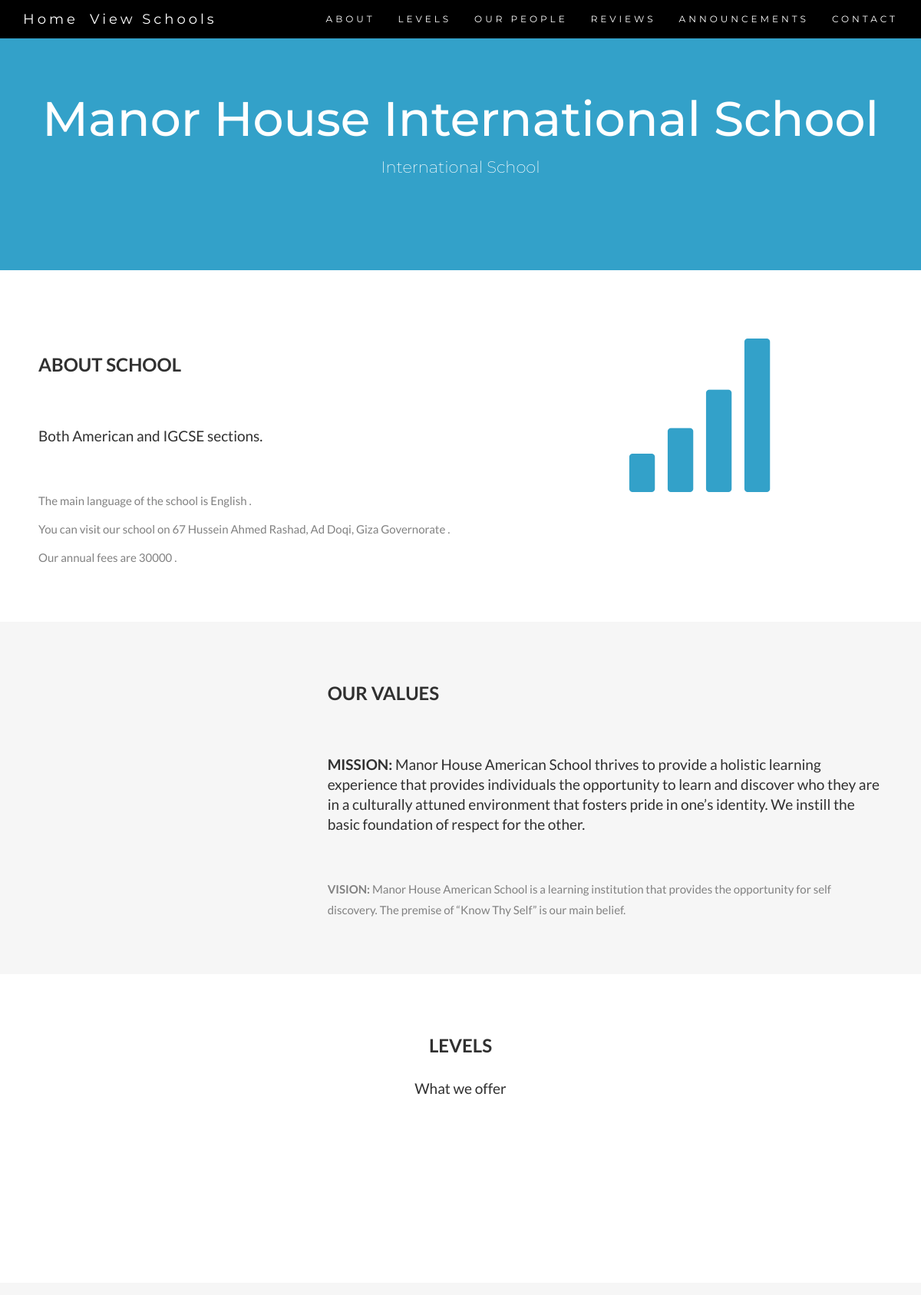
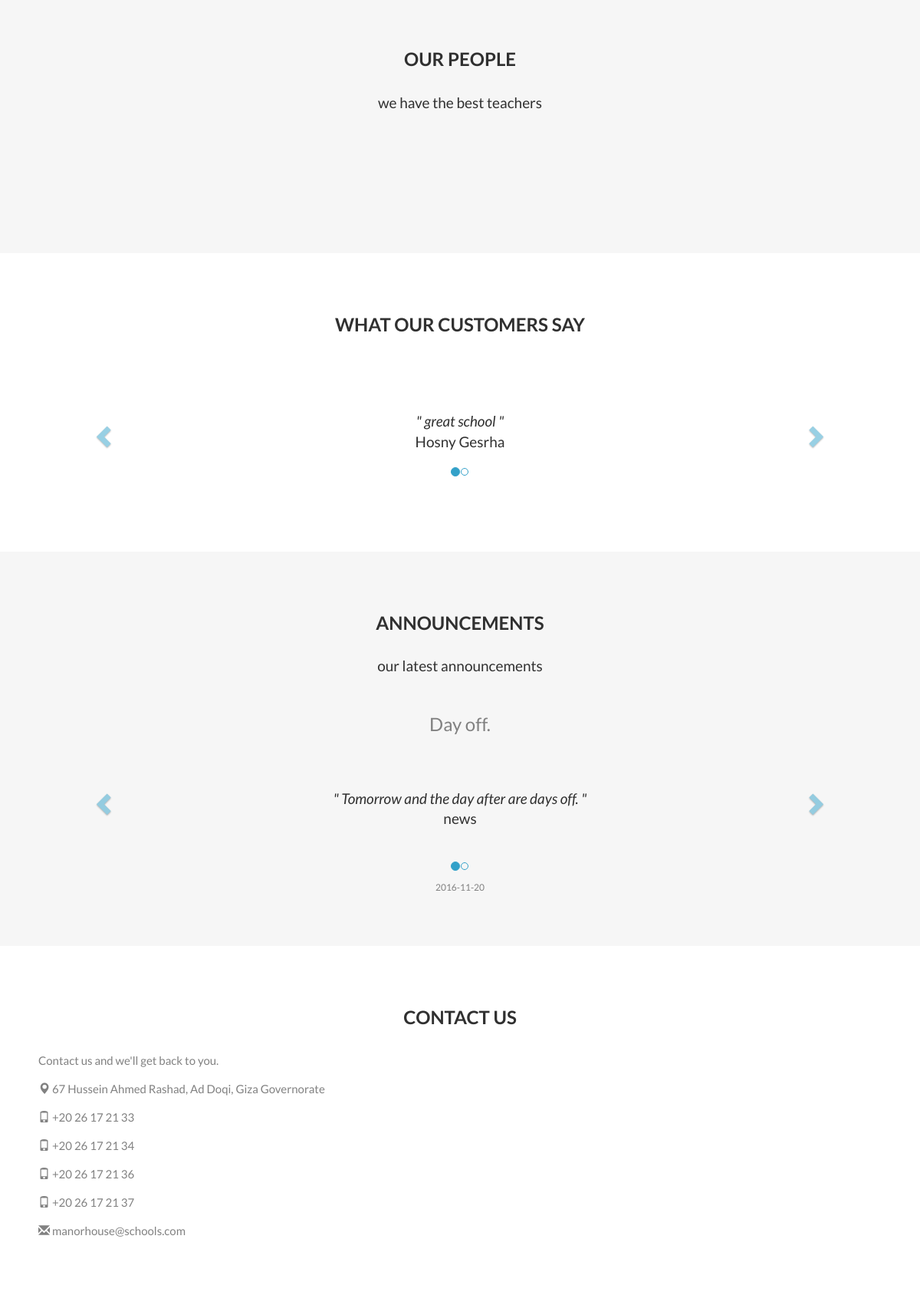
The page /website/school-info.php?id=1 on the database its author committed (2 pictures, top to bottom).
### tables this page shows
CREATE TABLE Schools (
	id INT PRIMARY KEY AUTO_INCREMENT, 
	name VARCHAR(200),
	address VARCHAR(200),  
	mission VARCHAR(500), 
	vision VARCHAR(500), 
	language VARCHAR(20), 
	general_info VARCHAR(2000), 
	fees INT, 
	type VARCHAR(20), 
	CHECK (type = 'national' OR type = 'National' OR type = 'international' OR type = 'International'),  
	email VARCHAR(50) UNIQUE 
);

CREATE TABLE Parent_Review_School (
	PRIMARY KEY (school_id, parent_id), 
	school_id INT, 
	parent_id INT, 
	review VARCHAR(200), 
	FOREIGN KEY (school_id) REFERENCES Schools(id) ON DELETE CASCADE, 
	FOREIGN KEY (parent_id) REFERENCES Parents(id) ON DELETE CASCADE 
);

CREATE TABLE Announcements
	(	
		PRIMARY KEY (title, announcement_date, school_id),
		title varchar(200),
		announcement_date date,
		school_id INT,
		type varchar(200),
		description varchar(1000),
		admin_id int,	 
		FOREIGN KEY (school_id) REFERENCES Schools(id) ON DELETE CASCADE,
		FOREIGN KEY (admin_id) REFERENCES Administrators(id) ON DELETE SET NULL

	);

CREATE TABLE Phone_School (
	PRIMARY KEY (school_id, phone),
	phone VARCHAR(100) UNIQUE, 
	school_id INT,
	FOREIGN KEY (school_id) REFERENCES Schools(id) ON DELETE CASCADE 
	
);

### website/school-info.php (the view, shortened to what this page needs)
<!DOCTYPE html>
<html lang="en">
<head>
  <link rel="stylesheet" href="https://maxcdn.bootstrapcdn.com/bootstrap/3.3.7/css/bootstrap.min.css">
</head>
<body id="myPage" data-spy="scroll" data-target=".navbar" data-offset="60">
  <?php
  $id = $_GET['id'];
  $school_name = $address = $mission = $vision = $language = $general_info = $fees = $type = $email = "";
  include  'connection-values.php';
  $stmt = mysqli_stmt_init($conn);
  if(!mysqli_stmt_prepare($stmt, 'CALL user_view_school_info(?)'))
  {
    print "Failed to prepare statement\n";
  }
  else
  {
    mysqli_stmt_bind_param($stmt, "i", $id);
    mysqli_stmt_execute($stmt);
    $result = mysqli_stmt_get_result($stmt);
    while ($row = mysqli_fetch_array($result, MYSQLI_NUM))
    {
      $school_name = $row[0];
      $address = $row[1];
      $mission = $row[2];
      $vision = $row[3];
      $language = $row[4];
      $general_info = $row[5];
      $fees = $row[6];
      $type = $row[7];
      $email = $row[8];
    }
  }
?>
  <nav class="navbar navbar-default navbar-fixed-top">
    <div class="container">
      <div class="collapse navbar-collapse" id="myNavbar">
      <a class="navbar-brand" href="index.php">Home</a>
       <a class="navbar-brand" href="view-schools.php">View Schools</a>
        <ul class="nav navbar-nav navbar-right">
          <li><a href="#about">ABOUT</a></li>
          <li><a href="#levels">LEVELS</a></li>
          <li><a href="#our_people">OUR PEOPLE</a></li>
          <li><a href="#reviews">REVIEWS</a></li>
          <li><a href="#announcements">ANNOUNCEMENTS</a></li>
          <li><a href="#contact">CONTACT</a></li>
        </ul>
      </div>
    </div>
  </nav>
  <div class="jumbotron text-center">
    <?php echo "<h1>$school_name</h1>"; ?>
    <?php echo "<p>$type School</p>"; ?>
  </div>
  <div id="about" class="container-fluid">
    <div class="row">
      <div class="col-sm-8">
        <h2>About School</h2><br>
        <?php echo "<h4>$general_info</h4><br>"; ?>
        <?php echo "<p> The main language of the school is $language .</p>"; ?>
        <?php echo "<p> You can visit our school on $address .</p>"; ?>
        <?php echo "<p> Our annual fees are $fees .</p>"; ?>
      </div>
      <div class="col-sm-4">
        <span class="glyphicon glyphicon-signal logo"></span>
      </div>
    </div>
  </div>
  <div class="container-fluid bg-grey">
    <div class="row">
      <div class="col-sm-4">
      </div>
      <div class="col-sm-8">
        <h2>Our Values</h2><br>
        <?php echo "<h4><strong>MISSION:</strong> $mission </h4><br>"; ?>
        <?php echo "<p><strong>VISION:</strong> $vision</p>"; ?>
      </div>
    </div>
  </div>
  <div id="levels" class="container-fluid text-center">
    <h2>LEVELS</h2>
    <h4>What we offer</h4>
    <br>
  </div>
  <div id="our_people" class="container-fluid text-center bg-grey">
    <h2>OUR PEOPLE</h2>
    <h4>we have the best teachers</h4>
    <br>
  </div>
  <div id="reviews" class="container-fluid text-center">
    <h2>What our customers say</h2>
    <div id="myCarousel" class="carousel slide text-center" data-ride="carousel">
      <ol class="carousel-indicators">
       <?php
       $stmt = mysqli_stmt_init($conn);
       if(!mysqli_stmt_prepare($stmt, 'CALL user_view_school_reviews(?)'))
       {
        print "Failed to prepare statement\n";
      }
      else
      {
        mysqli_stmt_bind_param($stmt, "i", $id);
        mysqli_stmt_execute($stmt);
        $result = mysqli_stmt_get_result($stmt);
        $count = 0;
        while ($row = mysqli_fetch_array($result, MYSQLI_NUM))
        {
          if($count == 0)
          {
            echo "<li data-target='#myCarousel' data-slide-to= $count class='active'></li>";
          }
          else
          {
            echo "<li data-target='#myCarousel' data-slide-to=$count></li>";
          }
          $count = $count + 1;
        }
      }
      ?>
    </ol>
    <div class="carousel-inner" role="listbox">
      <?php
      $stmt = mysqli_stmt_init($conn);
      if(!mysqli_stmt_prepare($stmt, 'CALL user_view_school_reviews(?)'))
      {
        print "Failed to prepare statement\n";
      }
      else
      {
        mysqli_stmt_bind_param($stmt, "i", $id);
        mysqli_stmt_execute($stmt);
        $result = mysqli_stmt_get_result($stmt);
        $count = 0;
        while ($row = mysqli_fetch_array($result, MYSQLI_NUM))
        {
          $cur_review = $row[0];
          $cur_parent = $row[1];
          if($count == 0)
          {
            echo " <div class='item active'>";
            echo "<h4> &quot $cur_review &quot <br><span style='font-style:normal;'> $cur_parent </span></h4>";
          }
          else
          {
            echo " <div class='item'>";
            echo "<h4> &quot $cur_review &quot <br><span style='font-style:normal;'> $cur_parent </span></h4>";
          }
          $count = $count + 1;
          echo '</div>';
        }
      }
      ?>
    </div>
    <a class="left carousel-control" href="#myCarousel" role="button" data-slide="prev">
      <span class="glyphicon glyphicon-chevron-left" aria-hidden="true"></span>
    </a>
    <a class="right carousel-control" href="#myCarousel" role="button" data-slide="next">
      <span class="glyphicon glyphicon-chevron-right" aria-hidden="true"></span>
    </a>
  </div>
</div>
  <div id="announcements" class="container-fluid text-center bg-grey">
    <h2>ANNOUNCEMENTS</h2>
    <h4>our latest announcements</h4>
    <div id="myCarousel2" class="carousel slide text-center" data-ride="carousel">
      <ol class="carousel-indicators">
       <?php
       $stmt = mysqli_stmt_init($conn);
       if(!mysqli_stmt_prepare($stmt, 'CALL user_view_announcement(?)'))
       {
        print "Failed to prepare statement\n";
      }
      else
      {
        mysqli_stmt_bind_param($stmt, "i", $id);
        mysqli_stmt_execute($stmt);
        $result = mysqli_stmt_get_result($stmt);
         $count = 0;
        while ($row = mysqli_fetch_array($result, MYSQLI_NUM))
        {
          if($count == 0)
          {
            echo "<li data-target='#myCarousel2' data-slide-to= $count class='active'></li>";
          }
          else
          {
            echo "<li data-target='#myCarousel2' data-slide-to=$count></li>";
          }
          $count = $count + 1;
        }
      }
      ?>
    </ol>
    <div class="carousel-inner" role="listbox">
      <?php
      $stmt = mysqli_stmt_init($conn);
      if(!mysqli_stmt_prepare($stmt, 'CALL user_view_announcement(?)'))
      {
        print "Failed to prepare statement\n";
      }
      else
      {
        mysqli_stmt_bind_param($stmt, "i", $id);
        mysqli_stmt_execute($stmt);
        $result = mysqli_stmt_get_result($stmt);
        $count = 0;
        while ($row = mysqli_fetch_array($result, MYSQLI_NUM))
        {
          $cur_title = $row[0];
          $cur_type = $row[1];
          $cur_description = $row[2];
          $cur_date = $row[3];
          if($count == 0)
          {
            echo " <div class='item active'>";
            echo "<h3><span style='font-style:normal;'> $cur_title </span></h3>";
           echo "<h4> &quot $cur_description &quot <br><span style='font-style:normal;'> $cur_type </span></h4>";
            echo "<h6>                  $cur_date <br></h6>";
          }
          else
          {
            echo " <div class='item'>";
            echo "<h3><span style='font-style:normal;'> $cur_title </span></h3>";
            echo "<h4> &quot $cur_description &quot <br><span style='font-style:normal;'> $cur_type </span></h4>";
            echo "<h6>                  $cur_date <br></h6>";
          }
          $count = $count + 1;
          echo '</div>';
        }
      }
      ?>
    </div>
    <a class="left carousel-control" href="#myCarousel2" role="button" data-slide="prev">
      <span class="glyphicon glyphicon-chevron-left" aria-hidden="true"></span>
    </a>
    <a class="right carousel-control" href="#myCarousel2" role="button" data-slide="next">
      <span class="glyphicon glyphicon-chevron-right" aria-hidden="true"></span>
    </a>
  </div>
</div>
<div id="contact" class="container-fluid">
  <h2 class="text-center">CONTACT US</h2>
  <div class="row">
    <div class="col-sm-5">
      <p>Contact us and we'll get back to you.</p>
      <?php echo "<p><span class='glyphicon glyphicon-map-marker'></span> $address </p>"; ?>
      <?php
      $stmt = mysqli_stmt_init($conn);
      if(!mysqli_stmt_prepare($stmt, 'CALL user_view_school_phones(?)'))
      {
        print "Failed to prepare statement\n";
      }
      else
      {
        mysqli_stmt_bind_param($stmt, "i", $id);
        mysqli_stmt_execute($stmt);
        $result = mysqli_stmt_get_result($stmt);
        while ($row = mysqli_fetch_array($result, MYSQLI_NUM))
        {
          $cur_phone = $row[0];
          echo "<p><span class='glyphicon glyphicon-phone'></span> $cur_phone </p>";
        }
      }
      ?>
      <?php echo "<p><span class='glyphicon glyphicon-envelope'></span> $email </p>" ?>
    </div>
  </div>
</div>
</body>
</html>

### website/school-info.php (style rules this page uses)
body { font: 400 15px Lato, sans-serif; line-height: 1.8; color: #818181; }
h2 { font-size: 24px; text-transform: uppercase; color: #303030; font-weight: 600; margin-bottom: 30px; }
h4 { font-size: 19px; line-height: 1.375em; color: #303030; font-weight: 400; margin-bottom: 30px; }
.jumbotron { background-color: #33A1C9; color: #fff; padding: 100px 25px; font-family: Montserrat, sans-serif; }
.container-fluid { padding: 60px 50px; }
.bg-grey { background-color: #f6f6f6; }
.logo { color: #33A1C9; font-size: 200px; }
.carousel-control.right, .carousel-control.left { background-image: none; color: #33A1C9; }
.carousel-indicators li { border-color: #33A1C9; }
.carousel-indicators li.active { background-color: #33A1C9; }
.item h4 { font-size: 19px; line-height: 1.375em; font-weight: 400; font-style: italic; margin: 70px 0; }
.item span { font-style: normal; }
.navbar { margin-bottom: 0; background-color: #000000; z-index: 9999; border: 0; font-size: 12px !important; line-height: 1.42857143 !important; letter-spacing: 4px; border-radius: 0; font-family: Montserrat, sans-serif; }
.navbar li a, .navbar .navbar-brand { color: #fff !important; }
.navbar li a, .navbar .navbar-middle { color: #fff !important; }
.slide { animation-name: slide; -webkit-animation-name: slide; animation-duration: 1s; -webkit-animation-duration: 1s; visibility: visible; }

### rows shown on the page
schools: name "Manor House International School", type "International", general_info "Both American and IGCSE sections.", language "English", address "67 Hussein Ahmed Rashad, Ad Doqi, Giza Governorate", fees "30000", mission "Manor House American School thrives to provide a holistic learning experience that provides individuals the opportunity to learn and discover who they are in a culturally attuned environment that fosters pride in one’s identity. We instill the basic foundation of respect for the other.", vision "Manor House American School is a learning institution that provides the opportunity for self discovery. The premise of “Know Thy Self” is our main belief.", email "manorhouse@schools.com"
parent_review_school: review "great school", cur_parent "Hosny Gesrha"
announcements: title "Day off.", description "Tomorrow and the day after are days off.", type "news", announcement_date "2016-11-20"
phone_school: phone "+20 26 17 21 33"
phone_school: phone "+20 26 17 21 34"
phone_school: phone "+20 26 17 21 36"
phone_school: phone "+20 26 17 21 37"
